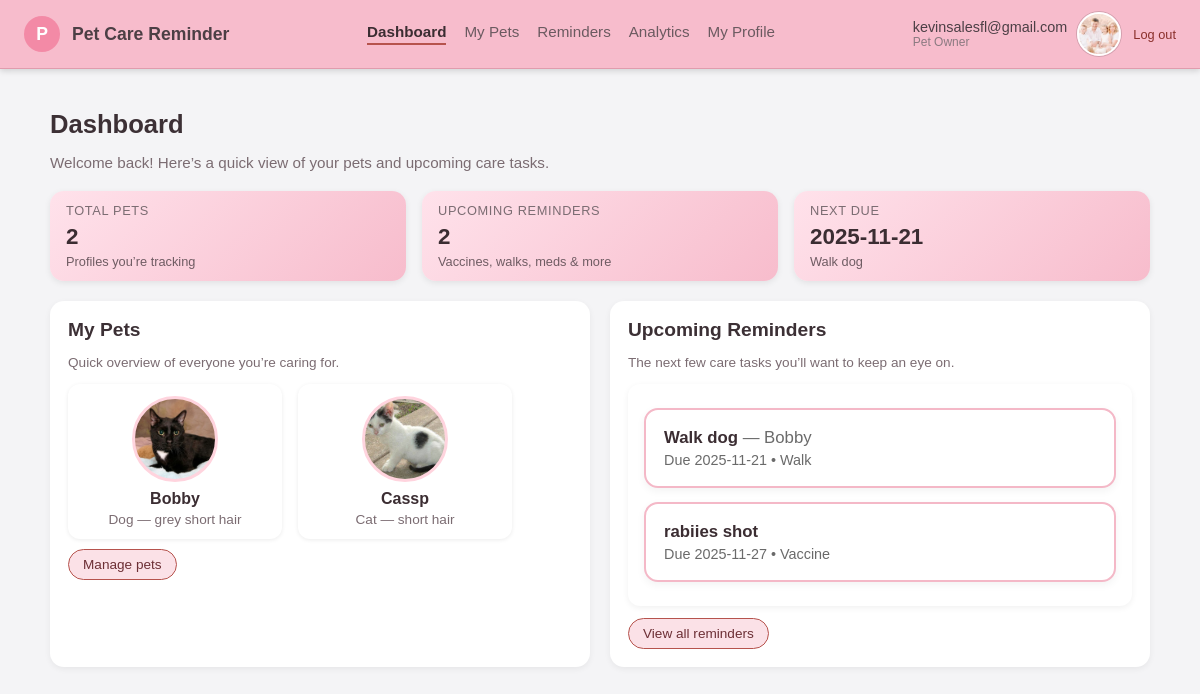
The app's page /dashboard (signed in) with its own data.
### tables this page shows
CREATE TABLE users (
    id INTEGER PRIMARY KEY AUTOINCREMENT,
    email TEXT NOT NULL UNIQUE,
    password_hash TEXT NOT NULL,
    full_name TEXT,
    home_address TEXT,
    avatar_filename TEXT,
    is_active INTEGER NOT NULL DEFAULT 1,
    is_admin INTEGER NOT NULL DEFAULT 0,
    created_at TEXT NOT NULL
);

CREATE TABLE care_tasks (
    id INTEGER PRIMARY KEY AUTOINCREMENT,
    user_id INTEGER NOT NULL,
    pet_id INTEGER,
    title TEXT NOT NULL,
    category TEXT,
    description TEXT,
    due_date TEXT NOT NULL,
    status TEXT NOT NULL DEFAULT 'pending',
    created_at TEXT NOT NULL,
    completed_at TEXT,
    FOREIGN KEY (user_id) REFERENCES users(id),
    FOREIGN KEY (pet_id) REFERENCES pets(id)
);

CREATE TABLE pets (
    id INTEGER PRIMARY KEY AUTOINCREMENT,
    user_id INTEGER NOT NULL,
    name TEXT NOT NULL,
    species TEXT NOT NULL,
    breed TEXT,
    birthdate TEXT,
    weight TEXT,
    vet_name TEXT,
    notes TEXT,
    avatar_filename TEXT,
    created_at TEXT NOT NULL,
    FOREIGN KEY (user_id) REFERENCES users(id)
);

### app.py (the view)
@app.route("/dashboard")
@login_required
def dashboard():
    user_id = session["user_id"]
    user = db.get_user_by_id(user_id)
    if user and user["avatar_filename"]:
        avatar_url = url_for("static", filename=f"uploads/{user['avatar_filename']}")
    else:
        avatar_url = url_for("static", filename="images/profile-avatar.jpg")
    user_email = user["email"] if user else ""
    raw_pets = db.get_pets_for_user(user_id)
    pets = []
    for row in raw_pets:
        pet = dict(row)
        if pet.get("avatar_filename"):
            pet["avatar_url"] = url_for(
                "static", filename=f"uploads/{pet['avatar_filename']}"
            )
        else:
            pet["avatar_url"] = url_for("static", filename="images/default-pet.png")
        pets.append(pet)
    upcoming_tasks = db.get_upcoming_tasks_for_user(user_id, limit=3)
    upcoming_count = len(upcoming_tasks)
    next_due_date = None
    next_task_title = None
    if upcoming_tasks:
        next_task = upcoming_tasks[0]  # soonest due (already ordered in db.py)
        next_due_date = next_task["due_date"]
        next_task_title = next_task["title"]
    return render_template(
        "dashboard.html",
        avatar_url=avatar_url,
        user_email=user_email,
        pets=pets,
        upcoming_tasks=upcoming_tasks,
        upcoming_count=upcoming_count,
        next_due_date=next_due_date,
        next_task_title=next_task_title,
    )

### app.py (called while the page is built)
def login_required(view_func):
    @wraps(view_func)
    def wrapped_view(*args, **kwargs):
        if "user_id" not in session:
            return redirect(url_for("login"))
        return view_func(*args, **kwargs)
    return wrapped_view

### db.py (called while the page is built)
def get_conn():
    conn = sqlite3.connect(DB_PATH)
    conn.row_factory = sqlite3.Row
    return conn

def get_user_by_id(user_id: int):
    conn = get_conn()
    cur = conn.execute("SELECT * FROM users WHERE id = ?", (user_id,))
    user = cur.fetchone()
    conn.close()
    return user

def get_pets_for_user(user_id):
    conn = get_conn()
    cur = conn.execute(
        """
        SELECT *
        FROM pets
        WHERE user_id = ?
        ORDER BY created_at ASC
        """,
        (user_id,),
    )
    rows = cur.fetchall()
    conn.close()
    return rows

def get_upcoming_tasks_for_user(user_id, limit=5):
    today_str = date.today().isoformat()
    conn = get_conn()
    cur = conn.execute(
        """
        SELECT ct.*, p.name AS pet_name
        FROM care_tasks ct
        LEFT JOIN pets p ON ct.pet_id = p.id
        WHERE ct.user_id = ?
          AND ct.status = 'pending'
          AND ct.due_date >= ?
        ORDER BY ct.due_date ASC
        LIMIT ?
        """,
        (user_id, today_str, limit),
    )
    rows = cur.fetchall()
    conn.close()
    return rows

### templates/dashboard.html (shortened to what this page needs)
<!DOCTYPE html>
<html lang="en">
<head>
</head>
<body>
<header class="header-bar">
    <div class="header-left">
        <div class="logo-circle">P</div>
        <div class="app-name">Pet Care Reminder</div>
    </div>
    <nav class="header-tabs">
        <a href="{{ url_for('dashboard') }}" class="header-tab active">Dashboard</a>
        <a href="{{ url_for('my_pets') }}" class="header-tab">My Pets</a>
        <a href="{{ url_for('reminders') }}" class="header-tab">Reminders</a>
        <a href="{{ url_for('analytics') }}" class="header-tab">Analytics</a>
        <a href="{{ url_for('profile') }}" class="header-tab">My Profile</a>
    </nav>
    <div class="header-right">
        <a href="{{ url_for('profile') }}"
           style="text-decoration: none; color: inherit; display: flex; align-items: center; gap: 10px;">
            <div>
                <div class="profile-name">{{ session.get('user_email') }}</div>
                <div class="profile-role">Pet Owner</div>
            </div>
            <div class="profile-avatar" style="background-image: url('{{ avatar_url }}');"></div>
        </a>
        <a href="{{ url_for('logout') }}" class="logout-link">Log out</a>
    </div>
</header>
<main class="page-body">
    <h1 class="page-title">Dashboard</h1>
    <p class="page-subtitle">
        Welcome back! Here’s a quick view of your pets and upcoming care tasks.
    </p>
    <div class="stats-row">
        <div class="stat-card">
            <div class="stat-label">Total pets</div>
            <div class="stat-value">{{ pets|length if pets else 0 }}</div>
            <div class="stat-subtext">Profiles you’re tracking</div>
        </div>
        <div class="stat-card">
            <div class="stat-label">Upcoming reminders</div>
            <div class="stat-value">{{ upcoming_count }}</div>
            <div class="stat-subtext">Vaccines, walks, meds &amp; more</div>
        </div>
        <div class="stat-card">
            <div class="stat-label">Next due</div>
            {% if next_due_date %}
                <div class="stat-value">{{ next_due_date }}</div>
                <div class="stat-subtext">{{ next_task_title }}</div>
            {% else %}
                <div class="stat-value">—</div>
                <div class="stat-subtext">No tasks scheduled yet</div>
            {% endif %}
        </div>
    </div>
    <div class="dashboard-layout">
        <section class="dashboard-panel">
            <div class="section-title">My Pets</div>
            <p class="panel-subtitle">
                Quick overview of everyone you’re caring for.
            </p>
            {% if pets and pets|length > 0 %}
                <div class="pet-grid">
                    {% for pet in pets %}
                        <div class="pet-card">
                            <div class="pet-photo"
                                 style="background-image: url('{{ pet['avatar_url'] }}');">
                            </div>
                            <div class="pet-name">{{ pet["name"] }}</div>
                            <div class="pet-species">
                                {{ pet["species"] }}
                                {% if pet["breed"] %} — {{ pet["breed"] }}{% endif %}
                            </div>
                        </div>
                    {% endfor %}
                </div>
                <a href="{{ url_for('my_pets') }}" class="button">Manage pets</a>
            {% else %}
                <p class="empty-text">
                    You haven’t added any pets yet. Create your first profile to start
                    tracking vaccinations, walks, and reminders.
                </p>
                <a href="{{ url_for('my_pets') }}" class="button">Add your first pet</a>
            {% endif %}
        </section>
        <section class="dashboard-panel">
            <div class="section-title">Upcoming Reminders</div>
            <p class="panel-subtitle">
                The next few care tasks you’ll want to keep an eye on.
            </p>
            <div class="card">
                {% if not upcoming_tasks or upcoming_tasks|length == 0 %}
                    <p class="empty-text">
                        No upcoming reminders. Once you add vaccines, walks, or
                        medication reminders, they’ll show up here.
                    </p>
                {% else %}
                    <div class="upcoming-reminder-card">
                        {% for t in upcoming_tasks %}
                            <div class="single-reminder">
                                <div class="reminder-title">
                                    {{ t["title"] }}
                                    {% if t["pet_name"] %}
                                        <span class="pet-name-inline"> — {{ t["pet_name"] }}</span>
                                    {% endif %}
                                </div>
                                <div class="reminder-details">
                                    Due {{ t["due_date"] }}
                                    {% if t["category"] %}
                                        • {{ t["category"] }}
                                    {% endif %}
                                </div>
                            </div>
                        {% endfor %}
                    </div>
                {% endif %}
            </div>
            <a href="{{ url_for('reminders') }}" class="button" style="margin-top:12px;">
                View all reminders
            </a>
        </section>
    </div>
</main>
</body>
</html>

### templates/dashboard.html (style rules this page uses)
body { margin: 0; font-family: Arial, sans-serif; background: #f4f4f6; }
.header-bar { display: flex; align-items: center; justify-content: space-between; padding: 12px 24px; background: #f7bccc; border-bottom: 1px solid #e09cad; box-shadow: 0 2px 6px rgba(0,0,0,0.15); }
.header-left { display: flex; align-items: center; gap: 12px; }
.logo-circle { width: 36px; height: 36px; border-radius: 50%; background: #f38aa6; display: flex; align-items: center; justify-content: center; color: white; font-weight: bold; font-size: 1.1rem; }
.app-name { font-weight: bold; font-size: 1.1rem; color: #4c3f45; }
.header-tabs { display: flex; gap: 18px; }
.header-tab { font-size: 0.95rem; color: #6b5a60; padding-bottom: 3px; cursor: pointer; text-decoration: none; }
.header-tab.active { font-weight: bold; border-bottom: 2px solid #b6534d; color: #3b2d32; }
.header-right { display: flex; align-items: center; gap: 12px; }
.profile-name { font-size: 0.9rem; color: #4c3f45; text-align: right; }
.profile-role { font-size: 0.75rem; color: #8b7a81; }
.profile-avatar { width: 40px; height: 40px; border-radius: 50%; background-size: cover; background-position: center; border: 2px solid white; box-shadow: 0 0 0 1px rgba(0,0,0,0.15); }
.logout-link { font-size: 0.8rem; color: #8a2f2b; text-decoration: none; }
.page-body { padding: 24px 32px; max-width: 1100px; margin: 0 auto; }
.page-title { font-size: 1.6rem; font-weight: bold; color: #3c3035; margin-bottom: 4px; }
.page-subtitle { font-size: 0.95rem; color: #7b6c72; margin-bottom: 20px; }
.stats-row { display: flex; flex-wrap: wrap; gap: 16px; margin-bottom: 20px; }
.stat-card { flex: 1 1 190px; background: linear-gradient(135deg, #ffe2eb, #f7bccc); border-radius: 14px; padding: 12px 16px; box-shadow: 0 2px 6px rgba(0,0,0,0.08); }
.stat-label { font-size: 0.8rem; text-transform: uppercase; letter-spacing: 0.05em; color: #7b6c72; margin-bottom: 6px; }
.stat-value { font-size: 1.4rem; font-weight: bold; color: #3b2d32; }
.stat-subtext { font-size: 0.8rem; color: #6f5c63; margin-top: 4px; }
.dashboard-layout { display: flex; flex-wrap: wrap; gap: 20px; }
.dashboard-panel { flex: 1 1 320px; background: white; border-radius: 14px; padding: 18px; box-shadow: 0 2px 6px rgba(0,0,0,0.06); }
.section-title { font-size: 1.2rem; font-weight: bold; color: #3c3035; margin-bottom: 8px; }
.panel-subtitle { font-size: 0.85rem; color: #7b6c72; margin-bottom: 14px; }
.pet-grid { display: flex; flex-wrap: wrap; gap: 16px; }
.pet-card { width: 190px; background: #fff; border-radius: 12px; padding: 12px; box-shadow: 0 1px 4px rgba(0,0,0,0.08); text-align: center; }
.pet-photo { width: 80px; height: 80px; border-radius: 50%; border: 3px solid #ffd4de; margin: 0 auto 8px; background-size: cover; background-position: center; background-color: #ffe9f0; }
.pet-name { font-weight: bold; color: #3b2d32; margin-bottom: 4px; }
.pet-species { font-size: 0.85rem; color: #7b6c72; }
.button { display: inline-block; margin-top: 10px; padding: 7px 14px; border-radius: 999px; border: 1px solid #b6534d; background: #fbe1e7; color: #6c2f35; font-size: 0.85rem; text-decoration: none; }
.card { background: white; border-radius: 12px; padding: 14px 16px; box-shadow: 0 2px 6px rgba(0,0,0,0.06); }
.upcoming-reminder-card { display: flex; flex-direction: column; gap: 14px; padding: 10px 0; }
.single-reminder { background: #ffffff; border: 2px solid #f4b8c7; padding: 18px; border-radius: 14px; box-shadow: 0 3px 8px rgba(0,0,0,0.05); transition: all 0.2s ease; }
.reminder-title { font-size: 1.05rem; font-weight: 600; margin-bottom: 4px; color: #3b2d32; }
.pet-name-inline { color: #6b6b6b; font-weight: 500; }
.reminder-details { font-size: 0.9rem; color: #6a6a6a; }

### records on screen
users: get "kevinsalesfl@gmail.com"
care_tasks: due_date "2025-11-21", title "Walk dog", pet_name "Bobby", category "Walk"
pets: shows a picture, name "Bobby", species "Dog", breed "grey short hair"
pets: shows a picture, name "Cassp", species "Cat", breed "short hair"
care_tasks: title "rabiies shot", due_date "2025-11-27", category "Vaccine"

### other values on screen
{{ pets|length if pets else 0 }} "2"
{{ upcoming_count }} "2"
